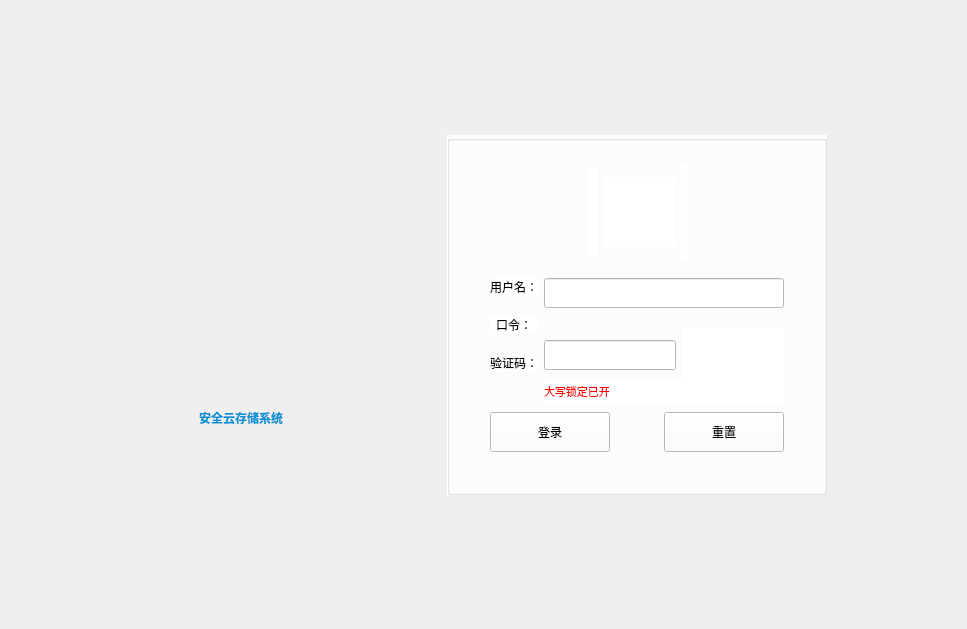
<?xml version="1.0" encoding="UTF-8"?>
<ui version="4.0">
 <class>LoginWidget</class>
 <widget class="QWidget" name="LoginWidget">
  <property name="geometry">
   <rect>
    <x>0</x>
    <y>0</y>
    <width>967</width>
    <height>629</height>
   </rect>
  </property>
  <property name="minimumSize">
   <size>
    <width>967</width>
    <height>629</height>
   </size>
  </property>
  <property name="windowTitle">
   <string>LoginWidget</string>
  </property>
  <layout class="QHBoxLayout" name="horizontalLayout_9">
   <item>
    <layout class="QVBoxLayout" name="verticalLayout_9">
     <item>
      <spacer name="verticalSpacer_5">
       <property name="orientation">
        <enum>Qt::Vertical</enum>
       </property>
       <property name="sizeHint" stdset="0">
        <size>
         <width>20</width>
         <height>40</height>
        </size>
       </property>
      </spacer>
     </item>
     <item>
      <layout class="QHBoxLayout" name="horizontalLayout_8">
       <item>
        <spacer name="horizontalSpacer_7">
         <property name="orientation">
          <enum>Qt::Horizontal</enum>
         </property>
         <property name="sizeHint" stdset="0">
          <size>
           <width>40</width>
           <height>20</height>
          </size>
         </property>
        </spacer>
       </item>
       <item>
        <layout class="QHBoxLayout" name="horizontalLayout_7">
         <item>
          <layout class="QHBoxLayout" name="horizontalLayout_4">
           <item>
            <spacer name="horizontalSpacer_2">
             <property name="orientation">
              <enum>Qt::Horizontal</enum>
             </property>
             <property name="sizeHint" stdset="0">
              <size>
               <width>40</width>
               <height>20</height>
              </size>
             </property>
            </spacer>
           </item>
           <item>
            <layout class="QVBoxLayout" name="verticalLayout_7">
             <item>
              <spacer name="verticalSpacer">
               <property name="orientation">
                <enum>Qt::Vertical</enum>
               </property>
               <property name="sizeHint" stdset="0">
                <size>
                 <width>20</width>
                 <height>40</height>
                </size>
               </property>
              </spacer>
             </item>
             <item>
              <layout class="QVBoxLayout" name="verticalLayout_6">
               <item>
                <layout class="QHBoxLayout" name="horizontalLayout_5">
                 <item>
                  <widget class="QLabel" name="label_3">
                   <property name="minimumSize">
                    <size>
                     <width>200</width>
                     <height>200</height>
                    </size>
                   </property>
                   <property name="maximumSize">
                    <size>
                     <width>200</width>
                     <height>200</height>
                    </size>
                   </property>
                   <property name="layoutDirection">
                    <enum>Qt::LeftToRight</enum>
                   </property>
                   <property name="styleSheet">
                    <string notr="true"/>
                   </property>
                   <property name="text">
                    <string/>
                   </property>
                   <property name="pixmap">
                    <pixmap resource="resource.qrc">:/resource/img/resource/img/logo.png</pixmap>
                   </property>
                   <property name="scaledContents">
                    <bool>true</bool>
                   </property>
                   <property name="alignment">
                    <set>Qt::AlignCenter</set>
                   </property>
                   <property name="openExternalLinks">
                    <bool>false</bool>
                   </property>
                  </widget>
                 </item>
                </layout>
               </item>
               <item>
                <widget class="QLabel" name="label_5">
                 <property name="styleSheet">
                  <string notr="true">
font: 60 36pt &quot;微软雅黑&quot;;</string>
                 </property>
                 <property name="text">
                  <string>&lt;html&gt;&lt;head/&gt;&lt;body&gt;&lt;p&gt;&lt;span style=&quot; font-weight:600; color:#0091d4;&quot;&gt;安全云存储系统&lt;/span&gt;&lt;/p&gt;&lt;/body&gt;&lt;/html&gt;</string>
                 </property>
                 <property name="alignment">
                  <set>Qt::AlignCenter</set>
                 </property>
                </widget>
               </item>
              </layout>
             </item>
             <item>
              <spacer name="verticalSpacer_2">
               <property name="orientation">
                <enum>Qt::Vertical</enum>
               </property>
               <property name="sizeHint" stdset="0">
                <size>
                 <width>20</width>
                 <height>40</height>
                </size>
               </property>
              </spacer>
             </item>
            </layout>
           </item>
           <item>
            <spacer name="horizontalSpacer_3">
             <property name="orientation">
              <enum>Qt::Horizontal</enum>
             </property>
             <property name="sizeHint" stdset="0">
              <size>
               <width>40</width>
               <height>20</height>
              </size>
             </property>
            </spacer>
           </item>
          </layout>
         </item>
         <item>
          <spacer name="horizontalSpacer_11">
           <property name="orientation">
            <enum>Qt::Horizontal</enum>
           </property>
           <property name="sizeHint" stdset="0">
            <size>
             <width>20</width>
             <height>20</height>
            </size>
           </property>
          </spacer>
         </item>
         <item>
          <layout class="QVBoxLayout" name="verticalLayout_8">
           <item>
            <spacer name="verticalSpacer_3">
             <property name="orientation">
              <enum>Qt::Vertical</enum>
             </property>
             <property name="sizeHint" stdset="0">
              <size>
               <width>20</width>
               <height>40</height>
              </size>
             </property>
            </spacer>
           </item>
           <item>
            <layout class="QHBoxLayout" name="horizontalLayout_6">
             <item>
              <spacer name="horizontalSpacer_4">
               <property name="orientation">
                <enum>Qt::Horizontal</enum>
               </property>
               <property name="sizeHint" stdset="0">
                <size>
                 <width>40</width>
                 <height>20</height>
                </size>
               </property>
              </spacer>
             </item>
             <item>
              <widget class="QGroupBox" name="groupbox_login">
               <property name="minimumSize">
                <size>
                 <width>380</width>
                 <height>360</height>
                </size>
               </property>
               <property name="styleSheet">
                <string notr="true">background-color: rgb(255, 255, 255);
font: 14pt &quot;楷体&quot;;
border-color: rgb(189, 189, 189);
selection-background-color: rgb(77, 77, 77);</string>
               </property>
               <property name="title">
                <string/>
               </property>
               <layout class="QVBoxLayout" name="verticalLayout_5">
                <property name="leftMargin">
                 <number>40</number>
                </property>
                <property name="topMargin">
                 <number>25</number>
                </property>
                <property name="rightMargin">
                 <number>40</number>
                </property>
                <property name="bottomMargin">
                 <number>40</number>
                </property>
                <item>
                 <layout class="QVBoxLayout" name="verticalLayout_4">
                  <property name="spacing">
                   <number>20</number>
                  </property>
                  <item>
                   <layout class="QHBoxLayout" name="horizontalLayout_3">
                    <item>
                     <spacer name="horizontalSpacer">
                      <property name="orientation">
                       <enum>Qt::Horizontal</enum>
                      </property>
                      <property name="sizeHint" stdset="0">
                       <size>
                        <width>40</width>
                        <height>20</height>
                       </size>
                      </property>
                     </spacer>
                    </item>
                    <item>
                     <widget class="QLabel" name="label_6">
                      <property name="minimumSize">
                       <size>
                        <width>10</width>
                        <height>0</height>
                       </size>
                      </property>
                      <property name="text">
                       <string/>
                      </property>
                     </widget>
                    </item>
                    <item>
                     <widget class="QLabel" name="head_label">
                      <property name="minimumSize">
                       <size>
                        <width>70</width>
                        <height>70</height>
                       </size>
                      </property>
                      <property name="maximumSize">
                       <size>
                        <width>70</width>
                        <height>70</height>
                       </size>
                      </property>
                      <property name="styleSheet">
                       <string notr="true">background-image: url(:/resource/img/resource/img/user.png);</string>
                      </property>
                      <property name="text">
                       <string/>
                      </property>
                     </widget>
                    </item>
                    <item>
                     <widget class="QLabel" name="label_userstyle">
                      <property name="text">
                       <string/>
                      </property>
                     </widget>
                    </item>
                    <item>
                     <spacer name="horizontalSpacer_5">
                      <property name="orientation">
                       <enum>Qt::Horizontal</enum>
                      </property>
                      <property name="sizeHint" stdset="0">
                       <size>
                        <width>40</width>
                        <height>20</height>
                       </size>
                      </property>
                     </spacer>
                    </item>
                   </layout>
                  </item>
                  <item>
                   <layout class="QVBoxLayout" name="verticalLayout_3">
                    <property name="spacing">
                     <number>0</number>
                    </property>
                    <item>
                     <layout class="QHBoxLayout" name="horizontalLayout">
                      <property name="spacing">
                       <number>6</number>
                      </property>
                      <item>
                       <layout class="QVBoxLayout" name="verticalLayout">
                        <property name="spacing">
                         <number>20</number>
                        </property>
                        <property name="bottomMargin">
                         <number>10</number>
                        </property>
                        <item>
                         <widget class="QLabel" name="label_4">
                          <property name="text">
                           <string>用户名：</string>
                          </property>
                         </widget>
                        </item>
                        <item>
                         <widget class="QLabel" name="label_2">
                          <property name="text">
                           <string>口令：</string>
                          </property>
                          <property name="alignment">
                           <set>Qt::AlignCenter</set>
                          </property>
                         </widget>
                        </item>
                        <item>
                         <widget class="QLabel" name="label_7">
                          <property name="text">
                           <string>验证码：</string>
                          </property>
                         </widget>
                        </item>
                       </layout>
                      </item>
                      <item>
                       <layout class="QVBoxLayout" name="verticalLayout_2">
                        <property name="spacing">
                         <number>20</number>
                        </property>
                        <item>
                         <widget class="QLineEdit" name="lineEdit_username">
                          <property name="enabled">
                           <bool>true</bool>
                          </property>
                          <property name="minimumSize">
                           <size>
                            <width>240</width>
                            <height>30</height>
                           </size>
                          </property>
                         </widget>
                        </item>
                        <item>
                         <layout class="QHBoxLayout" name="lineEdit_password_horizontalLayout"/>
                        </item>
                        <item>
                         <layout class="QHBoxLayout" name="horizontalLayout_11">
                          <property name="spacing">
                           <number>6</number>
                          </property>
                          <property name="topMargin">
                           <number>0</number>
                          </property>
                          <item>
                           <widget class="QLineEdit" name="authcode_lineedit">
                            <property name="enabled">
                             <bool>true</bool>
                            </property>
                            <property name="minimumSize">
                             <size>
                              <width>0</width>
                              <height>30</height>
                             </size>
                            </property>
                           </widget>
                          </item>
                          <item>
                           <widget class="QLabel" name="authcode_label">
                            <property name="minimumSize">
                             <size>
                              <width>102</width>
                              <height>50</height>
                             </size>
                            </property>
                            <property name="text">
                             <string/>
                            </property>
                           </widget>
                          </item>
                         </layout>
                        </item>
                       </layout>
                      </item>
                     </layout>
                    </item>
                    <item>
                     <layout class="QHBoxLayout" name="horizontalLayout_10">
                      <item>
                       <spacer name="horizontalSpacer_9">
                        <property name="orientation">
                         <enum>Qt::Horizontal</enum>
                        </property>
                        <property name="sizeHint" stdset="0">
                         <size>
                          <width>40</width>
                          <height>20</height>
                         </size>
                        </property>
                       </spacer>
                      </item>
                      <item>
                       <widget class="QLabel" name="label_Caps">
                        <property name="minimumSize">
                         <size>
                          <width>240</width>
                          <height>20</height>
                         </size>
                        </property>
                        <property name="text">
                         <string>&lt;html&gt;&lt;head/&gt;&lt;body&gt;&lt;p&gt;&lt;span style=&quot; font-size:8pt; color:#ff0000;&quot;&gt;大写锁定已开&lt;/span&gt;&lt;/p&gt;&lt;/body&gt;&lt;/html&gt;</string>
                        </property>
                       </widget>
                      </item>
                     </layout>
                    </item>
                    <item>
                     <layout class="QHBoxLayout" name="horizontalLayout_2">
                      <property name="topMargin">
                       <number>10</number>
                      </property>
                      <item>
                       <widget class="QPushButton" name="pushButton_Login">
                        <property name="minimumSize">
                         <size>
                          <width>120</width>
                          <height>40</height>
                         </size>
                        </property>
                        <property name="maximumSize">
                         <size>
                          <width>150</width>
                          <height>16777215</height>
                         </size>
                        </property>
                        <property name="text">
                         <string>登录</string>
                        </property>
                       </widget>
                      </item>
                      <item>
                       <spacer name="horizontalSpacer_10">
                        <property name="orientation">
                         <enum>Qt::Horizontal</enum>
                        </property>
                        <property name="sizeHint" stdset="0">
                         <size>
                          <width>40</width>
                          <height>20</height>
                         </size>
                        </property>
                       </spacer>
                      </item>
                      <item>
                       <widget class="QPushButton" name="pushButton">
                        <property name="minimumSize">
                         <size>
                          <width>120</width>
                          <height>40</height>
                         </size>
                        </property>
                        <property name="maximumSize">
                         <size>
                          <width>150</width>
                          <height>16777215</height>
                         </size>
                        </property>
                        <property name="text">
                         <string>重置</string>
                        </property>
                       </widget>
                      </item>
                     </layout>
                    </item>
                   </layout>
                  </item>
                 </layout>
                </item>
               </layout>
              </widget>
             </item>
             <item>
              <spacer name="horizontalSpacer_6">
               <property name="orientation">
                <enum>Qt::Horizontal</enum>
               </property>
               <property name="sizeHint" stdset="0">
                <size>
                 <width>40</width>
                 <height>20</height>
                </size>
               </property>
              </spacer>
             </item>
            </layout>
           </item>
           <item>
            <spacer name="verticalSpacer_4">
             <property name="orientation">
              <enum>Qt::Vertical</enum>
             </property>
             <property name="sizeHint" stdset="0">
              <size>
               <width>20</width>
               <height>40</height>
              </size>
             </property>
            </spacer>
           </item>
          </layout>
         </item>
        </layout>
       </item>
       <item>
        <spacer name="horizontalSpacer_8">
         <property name="orientation">
          <enum>Qt::Horizontal</enum>
         </property>
         <property name="sizeHint" stdset="0">
          <size>
           <width>40</width>
           <height>20</height>
          </size>
         </property>
        </spacer>
       </item>
      </layout>
     </item>
     <item>
      <spacer name="verticalSpacer_6">
       <property name="orientation">
        <enum>Qt::Vertical</enum>
       </property>
       <property name="sizeHint" stdset="0">
        <size>
         <width>20</width>
         <height>40</height>
        </size>
       </property>
      </spacer>
     </item>
    </layout>
   </item>
  </layout>
 </widget>
 <layoutdefault spacing="6" margin="11"/>
 <resources>
  <include location="resource.qrc"/>
 </resources>
 <connections/>
</ui>
